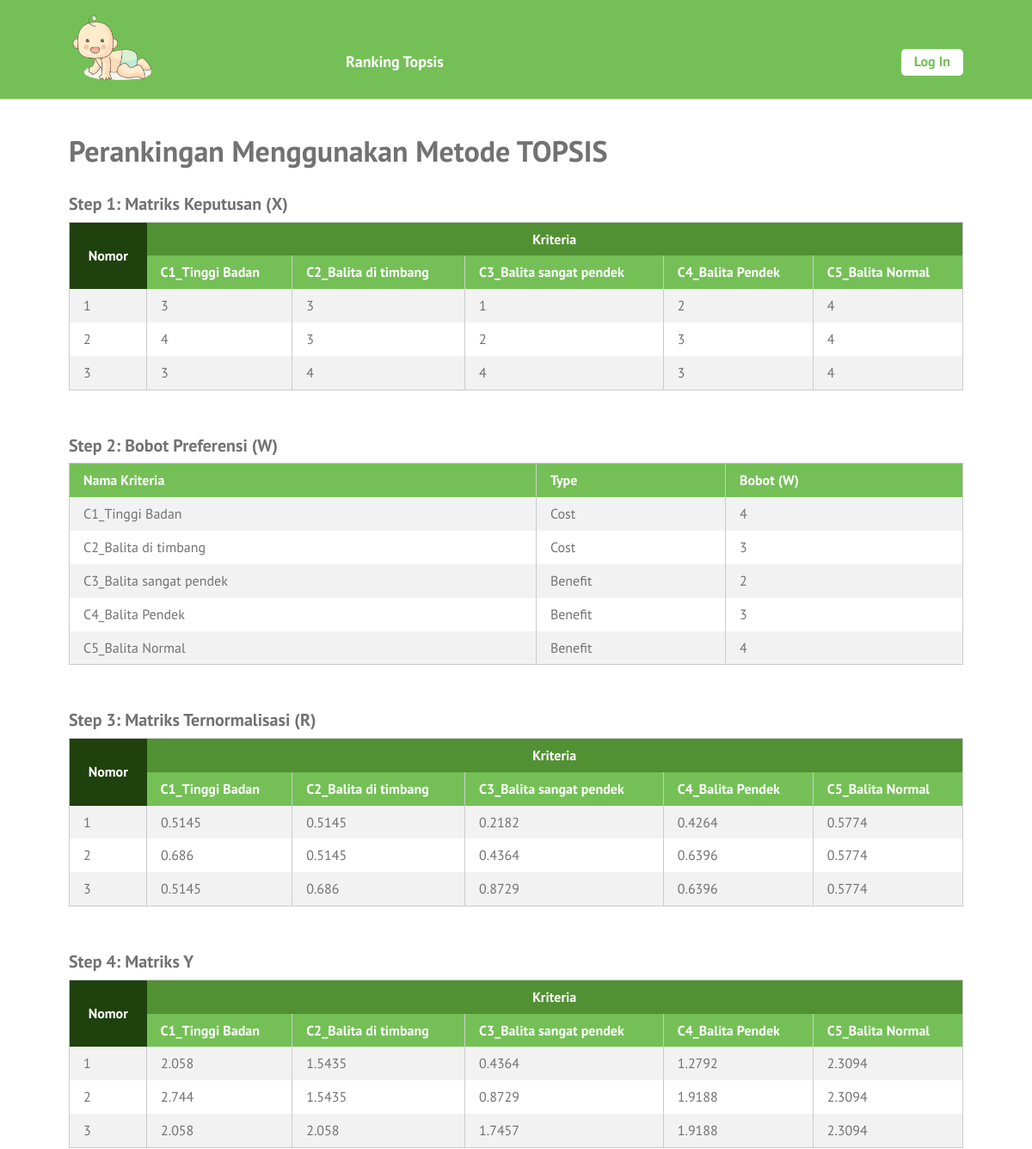
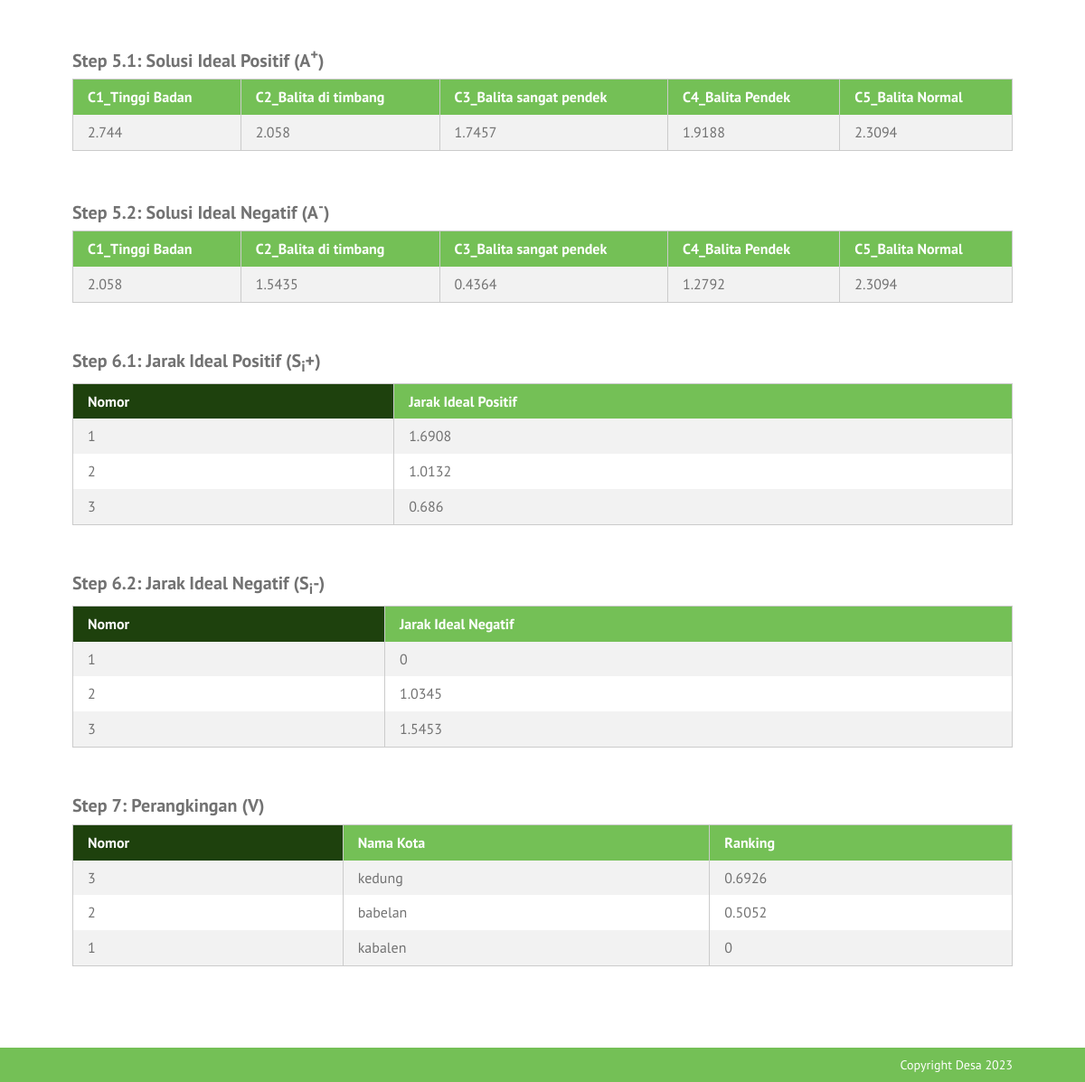
The app's page /ranking-topsis.php with its own data (2 pictures, top to bottom).
### tables this page shows
CREATE TABLE `kriteria` (
  `id_kriteria` int(10) NOT NULL,
  `nama` varchar(30) NOT NULL,
  `type` enum('benefit','cost') NOT NULL,
  `bobot` float NOT NULL,
  `ada_pilihan` tinyint(1) DEFAULT NULL,
  `urutan_order` int(2) NOT NULL
);

CREATE TABLE `kambing` (
  `id_kambing` int(10) NOT NULL,
  `no_kalung` varchar(6) NOT NULL,
  `ciri_khas` text NOT NULL,
  `tanggal_input` date NOT NULL
);

### ranking-topsis.php (the view)
<?php
require_once('includes/init.php');
$judul_page = 'Perankingan Menggunakan Metode TOPSIS';
require_once('template-parts/header.php');
$digit = 4;
$query = $pdo->prepare('SELECT id_kriteria, nama, type, bobot
	FROM kriteria ORDER BY urutan_order ASC');
$query->execute();
$query->setFetchMode(PDO::FETCH_ASSOC);
$kriterias = $query->fetchAll();
$query2 = $pdo->prepare('SELECT id_kambing, ciri_khas,no_kalung FROM kambing');
$query2->execute();
$query2->setFetchMode(PDO::FETCH_ASSOC);
$kambings = $query2->fetchAll();
$matriks_x = array();
foreach($kriterias as $kriteria):
	foreach($kambings as $kambing):
		$id_kambing = $kambing['id_kambing'];
		$id_kriteria = $kriteria['id_kriteria'];
		$query3 = $pdo->prepare('SELECT nilai FROM nilai_kambing
			WHERE id_kambing = :id_kambing AND id_kriteria = :id_kriteria');
		$query3->execute(array(
			'id_kambing' => $id_kambing,
			'id_kriteria' => $id_kriteria,
		));
		$query3->setFetchMode(PDO::FETCH_ASSOC);
		if($nilai_kambing = $query3->fetch()) {
			$matriks_x[$id_kriteria][$id_kambing] = $nilai_kambing['nilai'];
		} else {
			$matriks_x[$id_kriteria][$id_kambing] = 0;
		}
	endforeach;
endforeach;
$matriks_r = array();
foreach($matriks_x as $id_kriteria => $nilai_kambings):
	$jumlah_kuadrat = 0;
	foreach($nilai_kambings as $nilai_kambing):
		$jumlah_kuadrat += pow($nilai_kambing, 2);
	endforeach;
	$akar_kuadrat = sqrt($jumlah_kuadrat);
	foreach($nilai_kambings as $id_kambing => $nilai_kambing):
		$matriks_r[$id_kriteria][$id_kambing] = $nilai_kambing / $akar_kuadrat;
	endforeach;
endforeach;
$matriks_y = array();
foreach($kriterias as $kriteria):
	foreach($kambings as $kambing):
		$bobot = $kriteria['bobot'];
		$id_kambing = $kambing['id_kambing'];
		$id_kriteria = $kriteria['id_kriteria'];
		$nilai_r = $matriks_r[$id_kriteria][$id_kambing];
		$matriks_y[$id_kriteria][$id_kambing] = $bobot * $nilai_r;
	endforeach;
endforeach;
$solusi_ideal_positif = array();
$solusi_ideal_negatif = array();
foreach($kriterias as $kriteria):
	$id_kriteria = $kriteria['id_kriteria'];
	$type_kriteria = $kriteria['type'];
	$nilai_max = max($matriks_y[$id_kriteria]);
	$nilai_min = min($matriks_y[$id_kriteria]);
	if($type_kriteria == 'benefit'):
		$s_i_p = $nilai_max;
		$s_i_n = $nilai_min;
	elseif($type_kriteria == 'cost'):
		$s_i_p = $nilai_max;
		$s_i_n = $nilai_min;
	endif;
	$solusi_ideal_positif[$id_kriteria] = $s_i_p;
	$solusi_ideal_negatif[$id_kriteria] = $s_i_n;
endforeach;
$jarak_ideal_positif = array();
$jarak_ideal_negatif = array();
foreach($kambings as $kambing):
	$id_kambing = $kambing['id_kambing'];
	$jumlah_kuadrat_jip = 0;
	$jumlah_kuadrat_jin = 0;
	foreach($matriks_y as $id_kriteria => $nilai_kambings):
		$hsl_pengurangan_jip = $nilai_kambings[$id_kambing] - $solusi_ideal_positif[$id_kriteria];
		$hsl_pengurangan_jin = $nilai_kambings[$id_kambing] - $solusi_ideal_negatif[$id_kriteria];
		$jumlah_kuadrat_jip += pow($hsl_pengurangan_jip, 2);
		$jumlah_kuadrat_jin += pow($hsl_pengurangan_jin, 2);
	endforeach;
	$akar_kuadrat_jip = sqrt($jumlah_kuadrat_jip);
	$akar_kuadrat_jin = sqrt($jumlah_kuadrat_jin);
	$jarak_ideal_positif[$id_kambing] = $akar_kuadrat_jip;
	$jarak_ideal_negatif[$id_kambing] = $akar_kuadrat_jin;
endforeach;
$ranks = array();
foreach($kambings as $kambing):
	$s_negatif = $jarak_ideal_negatif[$kambing['id_kambing']];
	$s_positif = $jarak_ideal_positif[$kambing['id_kambing']];
	$nilai_v = $s_negatif / ($s_positif + $s_negatif);
	$ranks[$kambing['id_kambing']]['id_kambing'] = $kambing['id_kambing'];
	$ranks[$kambing['id_kambing']]['ciri_khas'] = $kambing['ciri_khas'];
	$ranks[$kambing['id_kambing']]['no_kalung'] = $kambing['no_kalung'];
	$ranks[$kambing['id_kambing']]['nilai'] = $nilai_v;
endforeach;
?>
<div class="main-content-row">
<div class="container clearfix">
	<div class="main-content main-content-full the-content">
		<h1><?php echo $judul_page; ?></h1>
		<h3>Step 1: Matriks Keputusan (X)</h3>
		<table class="pure-table pure-table-striped">
			<thead>
				<tr class="super-top">
					<th rowspan="2" class="super-top-left">Nomor</th>
					<th colspan="<?php echo count($kriterias); ?>">Kriteria</th>
				</tr>
				<tr>
					<?php foreach($kriterias as $kriteria ): ?>
						<th><?php echo $kriteria['nama']; ?></th>
					<?php endforeach; ?>
				</tr>
			</thead>
			<tbody>
				<?php foreach($kambings as $kambing): ?>
					<tr>
						<td><?php echo $kambing['no_kalung']; ?></td>
						<?php
						foreach($kriterias as $kriteria):
							$id_kambing = $kambing['id_kambing'];
							$id_kriteria = $kriteria['id_kriteria'];
							echo '<td>';
							echo $matriks_x[$id_kriteria][$id_kambing];
							echo '</td>';
						endforeach;
						?>
					</tr>
				<?php endforeach; ?>
			</tbody>
		</table>
		<h3>Step 2: Bobot Preferensi (W)</h3>
		<table class="pure-table pure-table-striped">
			<thead>
				<tr>
					<th>Nama Kriteria</th>
					<th>Type</th>
					<th>Bobot (W)</th>
				</tr>
			</thead>
			<tbody>
				<?php foreach($kriterias as $hasil): ?>
					<tr>
						<td><?php echo $hasil['nama']; ?></td>
						<td>
						<?php
						if($hasil['type'] == 'benefit') {
							echo 'Benefit';
						} elseif($hasil['type'] == 'cost') {
							echo 'Cost';
						}
						?>
						</td>
						<td><?php echo $hasil['bobot']; ?></td>
					</tr>
				<?php endforeach; ?>
			</tbody>
		</table>
		<h3>Step 3: Matriks Ternormalisasi (R)</h3>
		<table class="pure-table pure-table-striped">
			<thead>
				<tr class="super-top">
					<th rowspan="2" class="super-top-left">Nomor</th>
					<th colspan="<?php echo count($kriterias); ?>">Kriteria</th>
				</tr>
				<tr>
					<?php foreach($kriterias as $kriteria ): ?>
						<th><?php echo $kriteria['nama']; ?></th>
					<?php endforeach; ?>
				</tr>
			</thead>
			<tbody>
				<?php foreach($kambings as $kambing): ?>
					<tr>
						<td><?php echo $kambing['no_kalung']; ?></td>
						<?php
						foreach($kriterias as $kriteria):
							$id_kambing = $kambing['id_kambing'];
							$id_kriteria = $kriteria['id_kriteria'];
							echo '<td>';
							echo round($matriks_r[$id_kriteria][$id_kambing], $digit);
							echo '</td>';
						endforeach;
						?>
					</tr>
				<?php endforeach; ?>
			</tbody>
		</table>
		<h3>Step 4: Matriks Y</h3>
		<table class="pure-table pure-table-striped">
			<thead>
				<tr class="super-top">
					<th rowspan="2" class="super-top-left">Nomor</th>
					<th colspan="<?php echo count($kriterias); ?>">Kriteria</th>
				</tr>
				<tr>
					<?php foreach($kriterias as $kriteria ): ?>
						<th><?php echo $kriteria['nama']; ?></th>
					<?php endforeach; ?>
				</tr>
			</thead>
			<tbody>
				<?php foreach($kambings as $kambing): ?>
					<tr>
						<td><?php echo $kambing['no_kalung']; ?></td>
						<?php
						foreach($kriterias as $kriteria):
							$id_kambing = $kambing['id_kambing'];
							$id_kriteria = $kriteria['id_kriteria'];
							echo '<td>';
							echo round($matriks_y[$id_kriteria][$id_kambing], $digit);
							echo '</td>';
						endforeach;
						?>
					</tr>
				<?php endforeach; ?>
			</tbody>
		</table>
		<h3>Step 5.1: Solusi Ideal Positif (A<sup>+</sup>)</h3>
		<table class="pure-table pure-table-striped">
			<thead>
				<tr>
					<?php foreach($kriterias as $kriteria ): ?>
						<th><?php echo $kriteria['nama']; ?></th>
					<?php endforeach; ?>
				</tr>
			</thead>
			<tbody>
				<tr>
					<?php foreach($kriterias as $kriteria ): ?>
						<td>
							<?php
							$id_kriteria = $kriteria['id_kriteria'];
							echo round($solusi_ideal_positif[$id_kriteria], $digit);
							?>
						</td>
					<?php endforeach; ?>
				</tr>
			</tbody>
		</table>
		<h3>Step 5.2: Solusi Ideal Negatif (A<sup>-</sup>)</h3>
		<table class="pure-table pure-table-striped">
			<thead>
				<tr>
					<?php foreach($kriterias as $kriteria ): ?>
						<th><?php echo $kriteria['nama']; ?></th>
					<?php endforeach; ?>
				</tr>
			</thead>
			<tbody>
				<tr>
					<?php foreach($kriterias as $kriteria ): ?>
						<td>
							<?php
							$id_kriteria = $kriteria['id_kriteria'];
							echo round($solusi_ideal_negatif[$id_kriteria], $digit);
							?>
						</td>
					<?php endforeach; ?>
				</tr>
			</tbody>
		</table>
		<h3>Step 6.1: Jarak Ideal Positif (S<sub>i</sub>+)</h3>
		<table class="pure-table pure-table-striped">
			<thead>
				<tr>
					<th class="super-top-left">Nomor</th>
					<th>Jarak Ideal Positif</th>
				</tr>
			</thead>
			<tbody>
				<?php foreach($kambings as $kambing ): ?>
					<tr>
						<td><?php echo $kambing['no_kalung']; ?></td>
						<td>
							<?php
							$id_kambing = $kambing['id_kambing'];
							echo round($jarak_ideal_positif[$id_kambing], $digit);
							?>
						</td>
					</tr>
				<?php endforeach; ?>
			</tbody>
		</table>
		<h3>Step 6.2: Jarak Ideal Negatif (S<sub>i</sub>-)</h3>
		<table class="pure-table pure-table-striped">
			<thead>
				<tr>
					<th class="super-top-left">Nomor</th>
					<th>Jarak Ideal Negatif</th>
				</tr>
			</thead>
			<tbody>
				<?php foreach($kambings as $kambing ): ?>
					<tr>
						<td><?php echo $kambing['no_kalung']; ?></td>
						<td>
							<?php
							$id_kambing = $kambing['id_kambing'];
							echo round($jarak_ideal_negatif[$id_kambing], $digit);
							?>
						</td>
					</tr>
				<?php endforeach; ?>
			</tbody>
		</table>
		<?php
		$sorted_ranks = $ranks;
		if(function_exists('array_multisort')):
			foreach ($sorted_ranks as $key => $row) {
				$no_kalung[$key]  = $row['no_kalung'];
				$ciri_khas[$key]  = $row['ciri_khas'];
				$nilai[$key] = $row['nilai'];
			}
			array_multisort($nilai, SORT_DESC,$ciri_khas, SORT_REGULAR, $no_kalung, SORT_ASC, $sorted_ranks);
		endif;
		?>
		<h3>Step 7: Perangkingan (V)</h3>
		<table class="pure-table pure-table-striped">
			<thead>
				<tr>
					<th class="super-top-left">Nomor</th>
					<th>Nama Kota</th>
					<th>Ranking</th>
				</tr>
			</thead>
			<tbody>
				<?php foreach($sorted_ranks as $kambing ): ?>
					<tr>
						<td><?php echo $kambing['no_kalung']; ?></td>
						<td><?php echo $kambing['ciri_khas']; ?></td>
						<td><?php echo round($kambing['nilai'], $digit); ?></td>
					</tr>
				<?php endforeach; ?>
			</tbody>
		</table>
	</div>
</div>
</div>
<?php
require_once('template-parts/footer.php');

### template-parts/header.php (shortened to what this page needs)
<!DOCTYPE html>
<head>
	<link rel="stylesheet" href="stylesheets/style.css">
</head>
<body>
	<div id="page">
	<header id="header">
		<div class="container clearfix">
			<div id="logo-wrap">
				<h1 id="logo"><a href="index.php"><img src="images/baby.png" width="100"
     			height="100" alt=""></a></h1>
			</div>
			<div id="header-content" class="clearfix">
				<nav id="nav">
					<ul class="sf-menu">
						<li><a href="ranking-topsis.php">Ranking Topsis</a>
						</li>
					</ul>
				</nav>
				<div id="header-right">
					<?php if(isset($_SESSION['user_id'])): ?>
						<a href="logout.php" class="button">Log Out</a>
					<?php else: ?>
						<a href="login.php" class="button">Log In</a>
					<?php endif; ?>
				</div>
			</div>
		</div>
	</header>
	<div id="main">

### template-parts/footer.php (shortened to what this page needs)
	</div>
	<footer id="footer">
		<div class="container">
			<p>Copyright Desa 2023</a></p>
		</div>
	</footer>
	</div>
</body>
</html>

### stylesheets/style.css (style rules this page uses)
html,body,div,span,applet,object,iframe,h1,h2,h3,h4,h5,h6,p,blockquote,pre,a,abbr,acronym,address,big,cite,code,del,dfn,em,img,ins,kbd,q,s,samp,small,strike,strong,sub,sup,tt,var,b,u,i,center,dl,dt,dd,ol,ul,li,fieldset,form,label,legend,table,caption,tbody,tfoot,thead,tr,th,td,article,aside,canvas,details,embed,figure,figcaption,footer,header,hgroup,menu,nav,output,ruby,section,summary,time,mark,audio,video { margin:0;padding:0;border:0;font-size:100%;vertical-align:baseline }
article,aside,details,figcaption,figure,footer,header,hgroup,menu,nav,section { display:block }
body { line-height:1 }
ol,ul { list-style:none }
table { border-collapse:collapse;border-spacing:0 }
*,*:before,*:after { -moz-box-sizing:border-box;-webkit-box-sizing:border-box;box-sizing:border-box }
.clearfix:before,.clearfix:after { content:" ";display:table }
.clear,.clearfix:after { clear:both }
a { color:#74c056;text-decoration:none }
.container { max-width:1100px;margin:0 auto;position:relative;padding:0 30px }
body { background:#74c056;font-family:"PT Sans",sans-serif;color:#727272;font-size:14px;line-height:1.3;font-weight:500 }
#page { background:#fff }
#header,#main,#footer { position:relative;z-index:2 }
#header { z-index:9 }
#page { position:relative }
img { max-width:100%;height:auto;vertical-align:top }
sup,sub { vertical-align:super;font-size:smaller }
sub { vertical-align:sub }
h1,h2,h3,h4,h5,h6 { font-weight:300 }
.pure-table { border-collapse:collapse;border-spacing:0;empty-cells:show;border:1px solid #cbcbcb;width:100% }
.pure-table td,.pure-table th { border-left:1px solid #cbcbcb;border-width:0 0 0 1px;font-size:inherit;margin:0;overflow:visible;padding:0.5em 1em }
.pure-table tr.super-top th { background:#519133;color:#fff;text-align:center;vertical-align:middle;border:0 }
.pure-table tr.super-top th.super-top-left { background:#1e410d }
.pure-table th.super-top-left { background:#1e410d }
.pure-table td:first-child,.pure-table th:first-child { border-left-width:0 }
.pure-table thead { background-color:#74c056;color:#fff;text-align:left;vertical-align:bottom }
.pure-table thead th { color:#fff }
.pure-table td { background-color:transparent }
.pure-table-striped tr:nth-child(2n-1) td { background-color:#f2f2f2 }
.the-content { font-size:16px;line-height:1.42857 }
.the-content h1,.the-content h2,.the-content h3,.the-content h4,.the-content h5,.the-content h6 { font-weight:700 }
.the-content h1 { font-size:34px;margin:0.8em 0 0.8em;padding:0;line-height:1.2 }
.the-content h3 { font-size:20px;margin:0.8em 0 0.3em }
.the-content blockquote,.the-content table,.the-content p,.the-content ul,.the-content ol,.the-content dd,.the-content pre,.the-content iframe,.the-content .flxmap-container,.the-content hr { margin-bottom:1em }
.the-content table { margin-bottom:50px }
img,img.size-auto,img.size-full,img.size-large,img.size-medium,.attachment img { max-width:100%;height:auto }
.the-content>h1:first-child,.the-content>h3:first-child,.the-content>h2:first-child { margin-top:0 }
.sf-menu,.sf-menu * { margin:0;padding:0;list-style:none }
.sf-menu li { position:relative }
.sf-menu>li { float:left }
.sf-menu a { display:block;position:relative }
button,a { -webkit-transition:all .2s ease;-moz-transition:all .2s ease;-o-transition:all .2s ease;transition:all 0.2s ease }
.the-content .button,.button { background:#74c056;color:#fff;display:inline-block;font-size:16px;font-weight:700;line-height:1.2;border:0;font-family:inherit;padding:7px 20px 9px;cursor:pointer;border-radius:5px }
#header { background:#74c056 }
#logo-wrap { float:left;padding:10px 0 5px }
#logo { max-width:240px }
#header-content { float:right;width:750px;padding:55px 0 0 }
#nav { float:left }
#nav .sf-menu li { font-size:18px;font-weight:700;margin-left:20px }
#nav .sf-menu li a { color:#fff;padding:5px 12px 10px }
#header-right { float:right;padding-top:2px }
#header-content .button { background:#fff;color:#74c056;padding:5px 15px 7px }
#main { min-height:500px }
.main-content { float:right;width:77%;padding:40px 0 }
.main-content-full { float:none;width:auto }
#footer { background:#74c056;color:#ffffff;padding:10px 0;text-align:right }

### records on screen
kriteria: nama "C1_Tinggi Badan", id_kriteria.id_kambing "3", id_kriteria.id_kambing "4", type "Cost", bobot "4", id_kriteria.id_kambing "0.5145", id_kriteria.id_kambing "0.686", id_kriteria.id_kambing "2.058", id_kriteria.id_kambing "2.744", id_kriteria "2.744", id_kriteria "2.058"
kriteria: nama "C2_Balita di timbang", id_kriteria.id_kambing "3", id_kriteria.id_kambing "4", type "Cost", bobot "3", id_kriteria.id_kambing "0.5145", id_kriteria.id_kambing "0.686", id_kriteria.id_kambing "1.5435", id_kriteria.id_kambing "2.058", id_kriteria "2.058", id_kriteria "1.5435"
kriteria: nama "C3_Balita sangat pendek", id_kriteria.id_kambing "1", id_kriteria.id_kambing "2", id_kriteria.id_kambing "4", type "Benefit", bobot "2", id_kriteria.id_kambing "0.2182", id_kriteria.id_kambing "0.4364", id_kriteria.id_kambing "0.8729", id_kriteria.id_kambing "1.7457", id_kriteria "1.7457", id_kriteria "0.4364"
kriteria: nama "C4_Balita Pendek", id_kriteria.id_kambing "2", id_kriteria.id_kambing "3", type "Benefit", bobot "3", id_kriteria.id_kambing "0.4264", id_kriteria.id_kambing "0.6396", id_kriteria.id_kambing "1.2792", id_kriteria.id_kambing "1.9188", id_kriteria "1.9188", id_kriteria "1.2792"
kriteria: nama "C5_Balita Normal", id_kriteria.id_kambing "4", type "Benefit", bobot "4", id_kriteria.id_kambing "0.5774", id_kriteria.id_kambing "2.3094", id_kriteria "2.3094"
kambing: no_kalung "1", id_kambing "1.6908", id_kambing "0", ciri_khas "kabalen", nilai "0"
kambing: no_kalung "2", id_kambing "1.0132", id_kambing "1.0345", ciri_khas "babelan", nilai "0.5052"
kambing: no_kalung "3", id_kambing "0.686", id_kambing "1.5453", ciri_khas "kedung", nilai "0.6926"

### other values on screen
$judul_page "Perankingan Menggunakan Metode TOPSIS"
